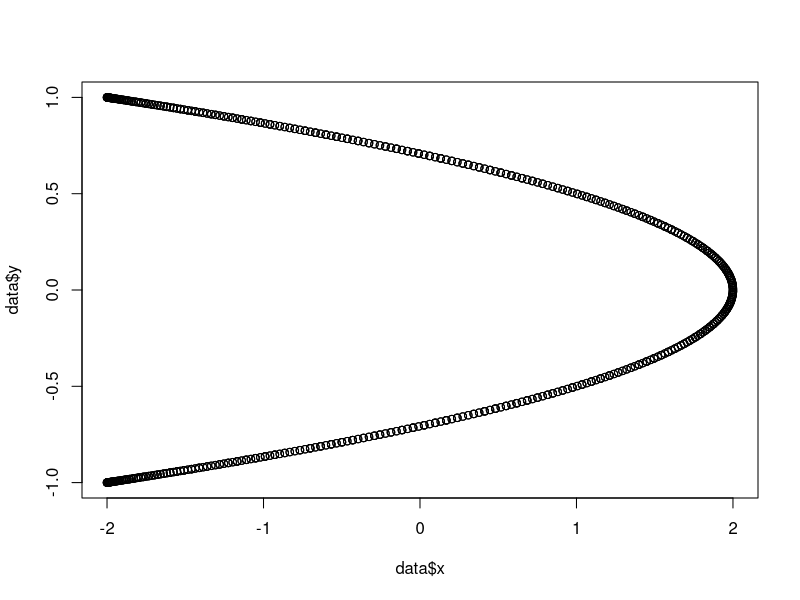

R code for this plot: (Note: this script raises an error after producing the figure.)
data <- data.frame( x=2*cos(2*(1:1000)), y=sin(1:1000) )

plot(data$x, data$y)

Mapper_output <- Mapper(data_frame = data, data_description = "data", filter_values =  data$y, lens_description = "lens")

Mapperplot(Mapper_output)

Mappercolor(Mapper_output)
